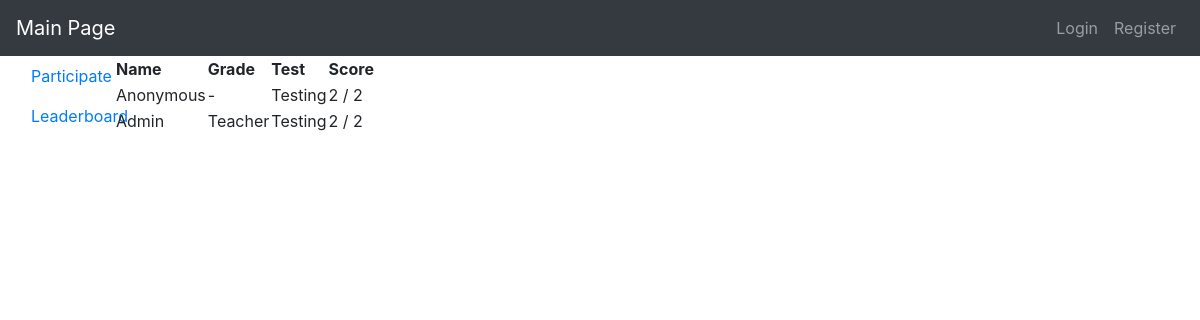
The app's page /leaderboard with its own data.
### orm.py (models this page shows)
class BaseModel(Model):
    class Meta:
        database = db

class Record(BaseModel):
    score = IntegerField()
    test = ForeignKeyField(Test, backref="done")
    user = ForeignKeyField(User, backref="records")

class User(BaseModel):
    username = TextField()
    username.unique = True
    name = TextField()
    grade = TextField()
    password = TextField()

class Test(BaseModel):
    name = TextField()

### app.py (the view)
@app.route("/leaderboard")
def page_leaderboard():
    model = Record.select()
    return render_template("p_leaderboard.html", model=model, len=len)

### app.py (called while the page is built)
@app.before_request
def before_request():
    db.connect()

@app.after_request
def after_request(response):
    db.close()
    return response

### templates/p_leaderboard.html (shortened to what this page needs)
{% extends "bootstrap/base.html" %}
{% block content %}
    <table>
        <tr>
            <th> Name </th>
            <th> Grade</th>
            <th> Test </th>
            <th> Score </th>
        </tr>
        {% for i in model %}
        <tr>
            <td>{{ i.user.name }}</td>
            <td>{{ i.user.grade }}</td>
            <td>{{ i.test.name }}</td>
            <td>{{ i.score }} / {{ len(i.test.questions) }}</td>
        </tr>
        {% endfor %}
    </table>
{% endblock %}

### records on screen
Record: user.name "Anonymous", user.grade "-", test.name "Testing", score "2", test "2"
Record: user.name "Admin", user.grade "Teacher", test.name "Testing", score "2", test "2"
